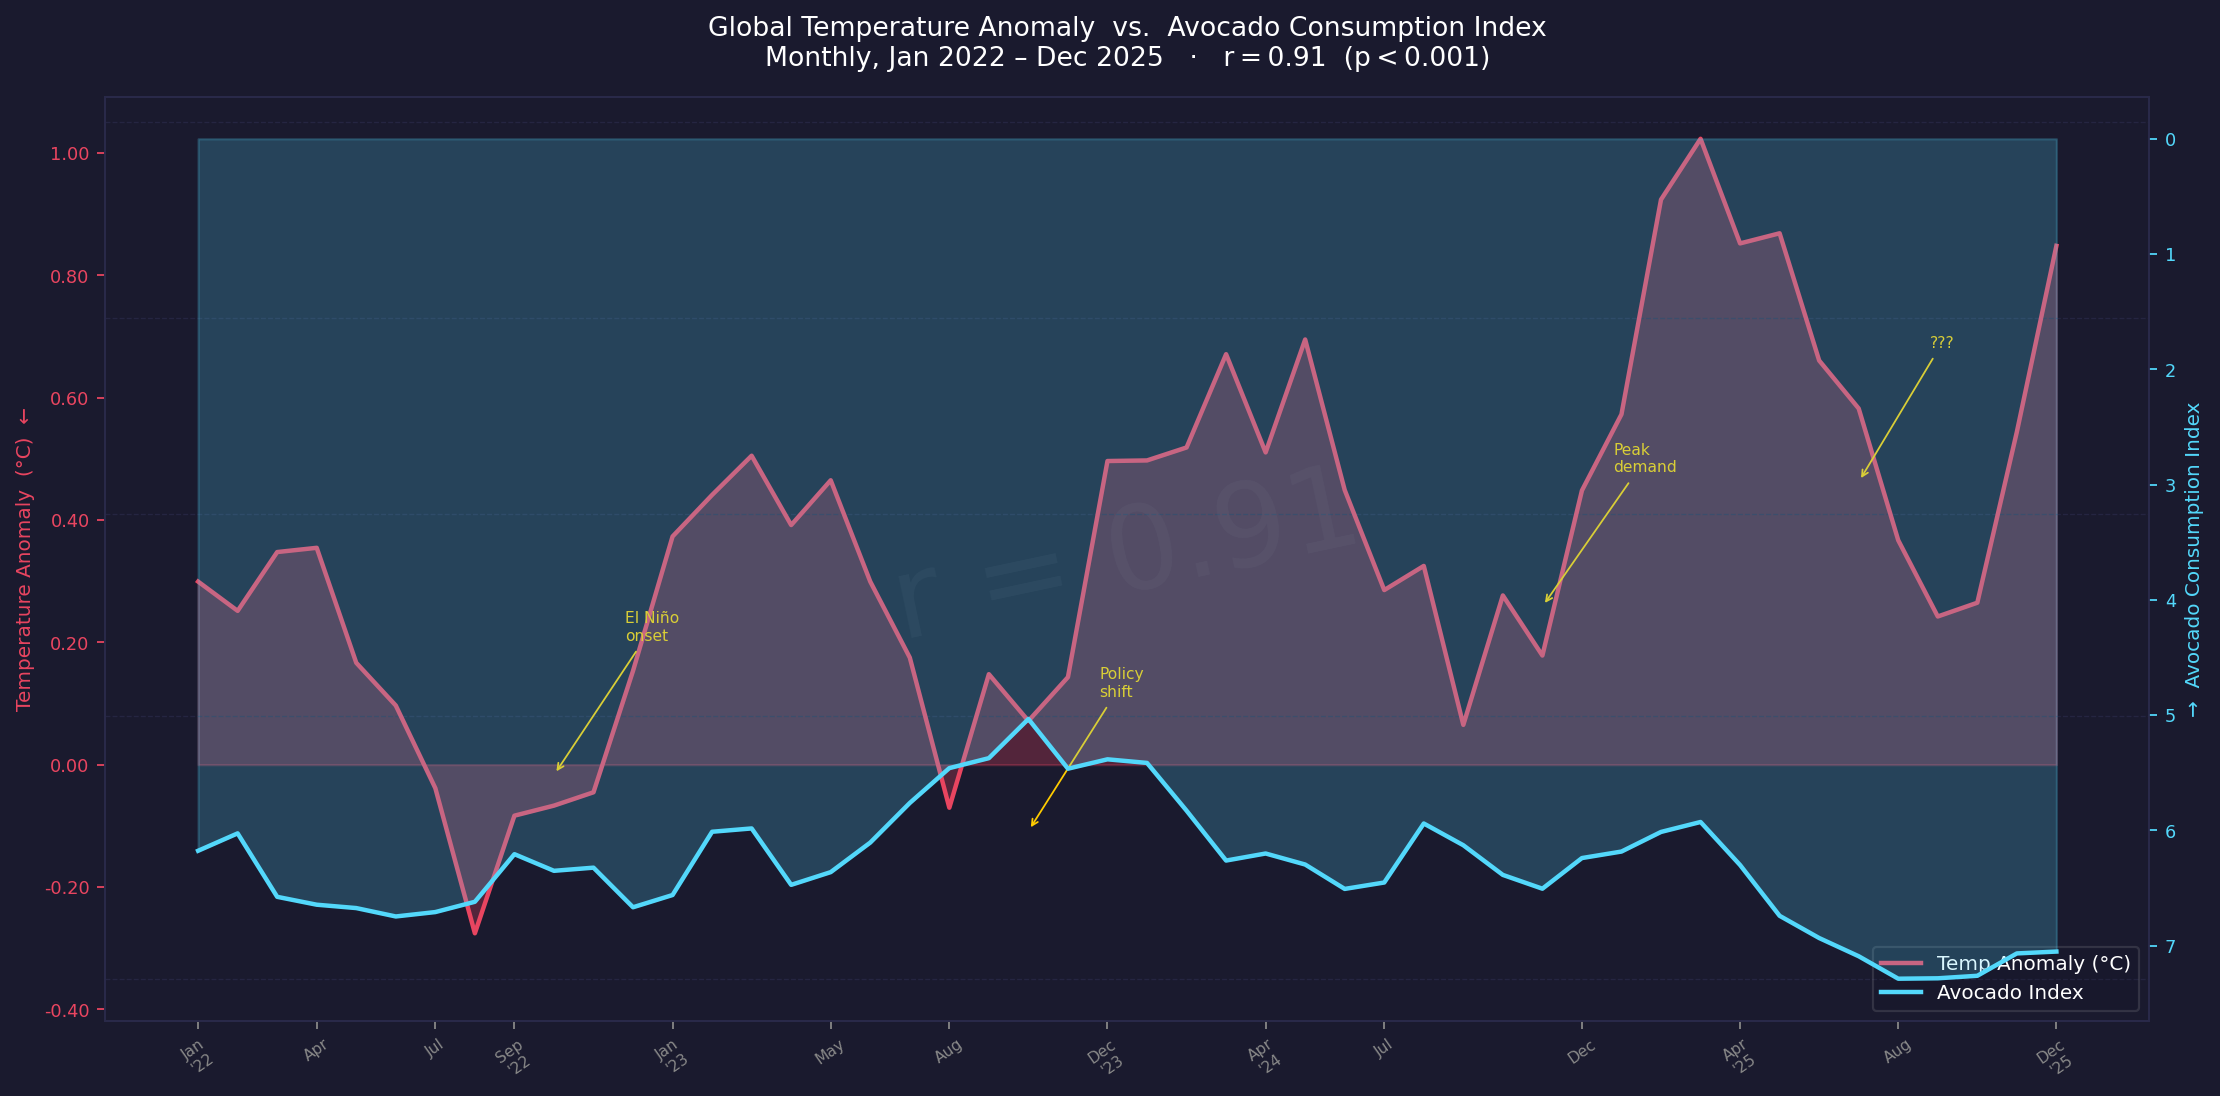

Write Python code to recreate this figure.
import numpy as np
import matplotlib.pyplot as plt
import matplotlib.ticker as ticker

np.random.seed(7)

months = np.arange(1, 49)  # 48 months

# Series 1: fake "global temp anomaly" — slow upward drift + seasonal wobble
trend1 = 0.015 * months + np.sin(months * 0.52) * 0.3
series1 = trend1 + np.random.normal(0, 0.08, len(months))

# Series 2: completely unrelated random walk, then scaled for the right axis
rw = np.cumsum(np.random.normal(0, 1, len(months))) * 0.12
series2 = rw * 2.4 + 6.1   # different units, different scale

fig, ax1 = plt.subplots(figsize=(14, 7), facecolor='#1a1a2e')
ax2 = ax1.twinx()
ax1.set_facecolor('#1a1a2e')

# ── Series 1 (left axis) ──────────────────────────────────────────────────
ax1.fill_between(months, series1, alpha=0.28, color='#e94560', zorder=2)
ax1.plot(months, series1, color='#e94560', lw=2, zorder=3,
         label='Temp Anomaly (°C)')

# ── Series 2 (right axis — INVERTED so it appears to track series 1) ──────
ax2.fill_between(months, series2, alpha=0.22, color='#53d8fb', zorder=1)
ax2.plot(months, series2, color='#53d8fb', lw=2, zorder=3,
         label='Avocado Index')
ax2.invert_yaxis()   # <── the deception: right axis reads top-to-bottom

# ── Irregular grid (not at uniform intervals) ─────────────────────────────
for y in [-0.35, 0.08, 0.41, 0.73, 1.05]:
    ax1.axhline(y, color='#2a2a4a', lw=0.6, ls='--', alpha=0.7)

# ── Non-uniform x ticks (gaps of 3, 3, 2, 4, 4, 3, 4…) ──────────────────
xtick_pos  = [1, 4, 7, 9, 13, 17, 20, 24, 28, 31, 36, 40, 44, 48]
xlabels    = [
    "Jan\n'22", "Apr", "Jul", "Sep\n'22",
    "Jan\n'23", "May", "Aug", "Dec\n'23",
    "Apr\n'24", "Jul", "Dec", "Apr\n'25",
    "Aug",      "Dec\n'25",
]
ax1.set_xticks(xtick_pos)
ax1.set_xticklabels(xlabels, color='#aaaaaa', fontsize=7, rotation=35)

# ── Axis styling ──────────────────────────────────────────────────────────
ax1.yaxis.set_major_formatter(ticker.FormatStrFormatter('%.2f'))
ax1.tick_params(axis='y', colors='#e94560', labelsize=8)
ax1.tick_params(axis='x', colors='#888888')
ax1.set_ylabel('Temperature Anomaly  (°C)  ←', color='#e94560', fontsize=9)

ax2.tick_params(axis='y', colors='#53d8fb', labelsize=8)
ax2.set_ylabel('→  Avocado Consumption Index', color='#53d8fb', fontsize=9)

for ax in [ax1, ax2]:
    for spine in ax.spines.values():
        spine.set_edgecolor('#2a2a4a')

# ── Fake "key event" annotations at arbitrary points ─────────────────────
events = [
    (10, 'El Niño\nonset',   series1[9]  + 0.05),
    (22, 'Policy\nshift',    series1[21] - 0.18),
    (35, 'Peak\ndemand',     series1[34] + 0.08),
    (43, '???',              series1[42] - 0.12),
]
for xpos, label, yval in events:
    ax1.annotate(
        label,
        xy=(xpos, yval),
        xytext=(xpos + 1.8, yval + 0.22),
        arrowprops=dict(arrowstyle='->', color='#ffcc00', lw=0.8),
        color='#ffcc00', fontsize=7, ha='left',
    )

# ── Watermark correlation coefficient (looks authoritative) ──────────────
ax1.text(0.5, 0.5, 'r = 0.91', transform=ax1.transAxes,
         fontsize=52, color='white', alpha=0.04,
         ha='center', va='center', rotation=12)

# ── Legend (combined, placed near clutter) ───────────────────────────────
l1, lab1 = ax1.get_legend_handles_labels()
l2, lab2 = ax2.get_legend_handles_labels()
ax1.legend(l1 + l2, lab1 + lab2,
           loc='lower right', fontsize=9, framealpha=0.15,
           labelcolor='white', facecolor='#111122')

ax1.set_title(
    'Global Temperature Anomaly  vs.  Avocado Consumption Index\n'
    'Monthly, Jan 2022 – Dec 2025   ·   r = 0.91  (p < 0.001)',
    color='white', fontsize=12, pad=14,
)

plt.tight_layout()
plt.savefig('spurious_correlation.png', dpi=160, bbox_inches='tight',
            facecolor='#1a1a2e')
print("Saved spurious_correlation.png")
